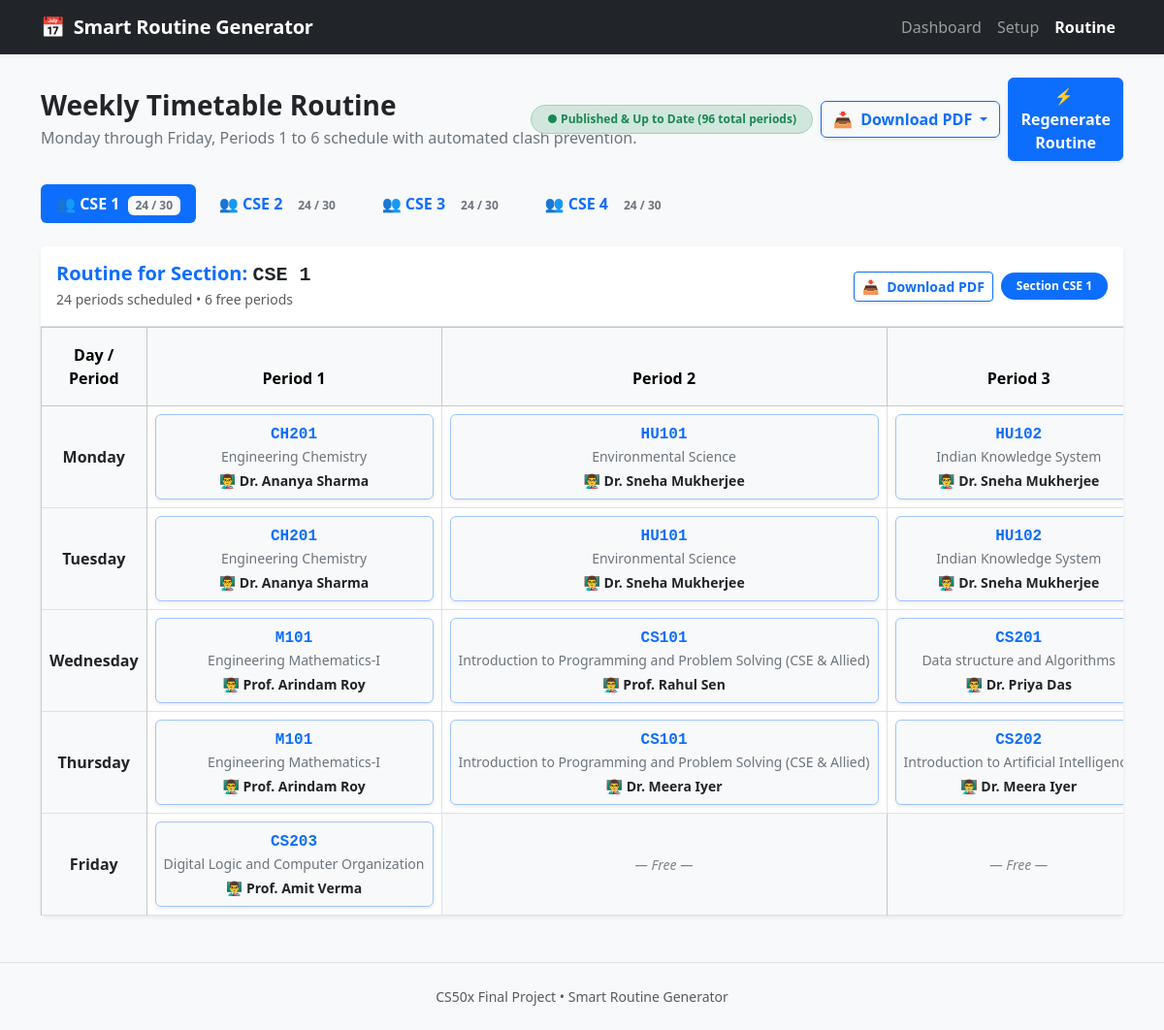
The page /routine on the database its author committed.
### tables this page shows
CREATE TABLE sections (
    id INTEGER PRIMARY KEY AUTOINCREMENT,
    name TEXT NOT NULL UNIQUE
);

CREATE TABLE subjects (
    id INTEGER PRIMARY KEY AUTOINCREMENT,
    code TEXT NOT NULL UNIQUE,
    name TEXT NOT NULL
);

CREATE TABLE teachers (
    id INTEGER PRIMARY KEY AUTOINCREMENT,
    name TEXT NOT NULL,
    email TEXT UNIQUE
);

### app.py (the view)
@app.route("/routine", methods=["GET"])
def routine():
    db = get_db()
    sections = db.execute("SELECT id, name FROM sections ORDER BY name ASC;").fetchall()
    entries = db.execute(
        """
        SELECT te.id, te.section_id, te.teacher_id, te.subject_id, te.day_of_week, te.period,
               sec.name AS section_name, t.name AS teacher_name,
               sub.code AS subject_code, sub.name AS subject_name
        FROM timetable_entries te
        JOIN sections sec ON te.section_id = sec.id
        JOIN teachers t ON te.teacher_id = t.id
        JOIN subjects sub ON te.subject_id = sub.id
        ORDER BY sec.name ASC, te.day_of_week ASC, te.period ASC;
        """
    ).fetchall()
    sync_status = get_timetable_sync_status(db)
    last_generation_error = session.get("last_generation_error")
    section_timetables: dict[int, Any] = {}
    for sec in sections:
        sec_id = sec["id"]
        sec_info = sync_status["section_status"].get(sec_id, {"required": 0, "scheduled": 0, "is_outdated": False})
        section_timetables[sec_id] = {
            "section": sec,
            "grid": {day: {period: None for period in PERIODS} for day in DAYS},
            "total_classes": 0,
            "required_classes": sec_info["required"],
            "is_outdated": sec_info["is_outdated"],
        }
    for row in entries:
        sec_id = row["section_id"]
        day = row["day_of_week"]
        period = row["period"]
        if sec_id in section_timetables and day in section_timetables[sec_id]["grid"]:
            section_timetables[sec_id]["grid"][day][period] = {
                "subject_code": row["subject_code"],
                "subject_name": row["subject_name"],
                "teacher_name": row["teacher_name"],
            }
            section_timetables[sec_id]["total_classes"] += 1
    return render_template(
        "routine.html",
        sections=sections,
        entries=entries,
        section_timetables=section_timetables,
        days=DAYS,
        periods=PERIODS,
        sync_status=sync_status,
        last_generation_error=last_generation_error,
    )

### app.py (called while the page is built)
def get_db():
    if "db" not in g:
        db_path = app.config.get("DATABASE_PATH", DATABASE_PATH)
        g.db = get_db_connection(db_path)
    return g.db

### database.py (called while the page is built)
def get_db_connection(db_path: Path = DATABASE_PATH) -> sqlite3.Connection:
    conn = sqlite3.connect(db_path)
    conn.execute("PRAGMA foreign_keys = ON;")
    conn.row_factory = sqlite3.Row
    return conn

### templates/routine.html (shortened to what this page needs)
{% extends "layout.html" %}
{% block content %}
<div class="row mb-4 align-items-center">
    <div class="col-md-7">
        <h1 class="h3 fw-bold mb-1">Weekly Timetable Routine</h1>
        <p class="text-secondary mb-0">Monday through Friday, Periods 1 to 6 schedule with automated clash prevention.</p>
    </div>
    <div class="col-md-5 text-md-end mt-3 mt-md-0 d-flex gap-2 justify-content-md-end align-items-center">
        {% if not sync_status.is_generated %}
            <span class="badge bg-secondary-subtle text-secondary border px-3 py-2 rounded-pill">
                ● No Routine Generated
            </span>
        {% elif sync_status.is_outdated or last_generation_error %}
            <span class="badge bg-warning-subtle text-warning-emphasis border border-warning px-3 py-2 rounded-pill fw-semibold">
                ⚠️ Outdated Timetable ({{ entries|length }} periods saved)
            </span>
        {% else %}
            <span class="badge bg-success-subtle text-success border border-success-subtle px-3 py-2 rounded-pill">
                ● Published &amp; Up to Date ({{ entries|length }} total periods)
            </span>
        {% endif %}
        {% if entries and sections %}
            {% if sync_status.is_outdated or last_generation_error %}
                <button type="button" class="btn btn-outline-secondary fw-semibold shadow-sm" disabled title="Timetable is outdated. Please regenerate before downloading PDF.">
                    <span class="me-1">📥</span> Download PDF
                </button>
            {% elif sections|length == 1 %}
                <a href="{{ url_for('export_section_pdf', section_id=sections[0].id) }}" class="btn btn-outline-primary fw-semibold shadow-sm" id="btn-download-pdf-top" title="Download PDF Routine">
                    <span class="me-1">📥</span> Download PDF
                </a>
            {% else %}
                <div class="dropdown d-inline">
                    <button class="btn btn-outline-primary fw-semibold shadow-sm dropdown-toggle" type="button" id="downloadPdfDropdown" data-bs-toggle="dropdown" aria-expanded="false">
                        <span class="me-1">📥</span> Download PDF
                    </button>
                </div>
            {% endif %}
        {% endif %}
        <form action="{{ url_for('generate_routine') }}" method="POST" class="d-inline">
            <button type="submit" class="btn {% if sync_status.is_outdated or last_generation_error %}btn-warning text-dark{% else %}btn-primary{% endif %} fw-semibold shadow-sm">
                <span class="me-1">&#9889;</span> {% if entries %}Regenerate Routine{% else %}Generate Routine{% endif %}
            </button>
        </form>
    </div>
</div>
{% if entries and sections %}
    <ul class="nav nav-pills mb-4 gap-2" id="routineTabs" role="tablist">
        {% for sec in sections %}
            {% set sinfo = section_timetables[sec.id] %}
            <li class="nav-item" role="presentation">
                <button
                    class="nav-link fw-semibold {% if loop.first %}active{% endif %}"
                    id="routine-tab-{{ sec.id }}"
                    data-bs-toggle="pill"
                    data-bs-target="#routine-pane-{{ sec.id }}"
                    type="button"
                    role="tab"
                    aria-controls="routine-pane-{{ sec.id }}"
                    aria-selected="{% if loop.first %}true{% else %}false{% endif %}"
                >
                    👥 {{ sec.name }}
                    {% if sinfo.is_outdated %}
                        <span class="badge bg-warning text-dark ms-1" title="Outdated: {{ sinfo.total_classes }} scheduled vs {{ sinfo.required_classes }} required">
                            {{ sinfo.total_classes }} / {{ sinfo.required_classes }} req
                        </span>
                    {% else %}
                        <span class="badge bg-light text-secondary ms-1">
                            {{ sinfo.total_classes }} / 30
                        </span>
                    {% endif %}
                </button>
            </li>
        {% endfor %}
    </ul>
    <div class="tab-content" id="routineTabContent">
        {% for sec in sections %}
            {% set sinfo = section_timetables[sec.id] %}
            <div
                class="tab-pane fade {% if loop.first %}show active{% endif %}"
                id="routine-pane-{{ sec.id }}"
                role="tabpanel"
                aria-labelledby="routine-tab-{{ sec.id }}"
                tabindex="0"
            >
                <div class="card shadow-sm border-0 mb-4">
                    <div class="card-header bg-white py-3 border-bottom d-flex justify-content-between align-items-center">
                        <div>
                            <h5 class="card-title mb-0 fw-semibold text-primary">
                                Routine for Section: <span class="font-monospace text-dark">{{ sec.name }}</span>
                            </h5>
                            <span class="small text-muted">
                                {{ sinfo.total_classes }} periods scheduled &bull; {{ 30 - sinfo.total_classes }} free periods
                            </span>
                        </div>
                        <div class="d-flex align-items-center gap-2">
                            {% if sinfo.is_outdated or sync_status.is_outdated or last_generation_error %}
                                <span class="badge bg-warning text-dark rounded-pill px-3 py-2">
                                    ⚠️ Outdated ({{ sinfo.total_classes }}/{{ sinfo.required_classes }} req)
                                </span>
                                <button type="button" class="btn btn-sm btn-outline-secondary" disabled title="Timetable is outdated. Please regenerate before downloading PDF.">
                                    <span class="me-1">📥</span> Download PDF
                                </button>
                            {% else %}
                                <a href="{{ url_for('export_section_pdf', section_id=sec.id) }}" class="btn btn-sm btn-outline-primary fw-semibold shadow-sm" id="download-pdf-sec-{{ sec.id }}">
                                    <span class="me-1">📥</span> Download PDF
                                </a>
                            {% endif %}
                            <span class="badge bg-primary rounded-pill px-3 py-2">
                                Section {{ sec.name }}
                            </span>
                        </div>
                    </div>
                    <div class="card-body p-0">
                        <div class="table-responsive">
                            <table class="table table-bordered text-center align-middle mb-0">
                                <thead class="table-light">
                                    <tr>
                                        <th scope="col" style="width: 14%;" class="py-3">Day / Period</th>
                                        {% for period in periods %}
                                            <th scope="col" style="width: 14.33%;" class="py-3">
                                                Period {{ period }}
                                            </th>
                                        {% endfor %}
                                    </tr>
                                </thead>
                                <tbody>
                                    {% for day in days %}
                                        <tr>
                                            <th scope="row" class="table-light fw-bold text-dark py-3">
                                                {{ day }}
                                            </th>
                                            {% for period in periods %}
                                                {% set slot = sinfo['grid'][day][period] %}
                                                {% if slot %}
                                                    <td class="p-2 bg-white">
                                                        <div class="p-2 rounded bg-light border border-primary-subtle shadow-sm h-100 d-flex flex-column justify-content-center">
                                                            <div class="fw-bold text-primary font-monospace">{{ slot.subject_code }}</div>
                                                            <div class="small text-truncate text-secondary mb-1" title="{{ slot.subject_name }}">
                                                                {{ slot.subject_name }}
                                                            </div>
                                                            <div class="small fw-semibold text-dark">
                                                                👨‍🏫 {{ slot.teacher_name }}
                                                            </div>
                                                        </div>
                                                    </td>
                                                {% else %}
                                                    <td class="table-light p-2">
                                                        <span class="small fst-italic text-muted opacity-75">&mdash; Free &mdash;</span>
                                                    </td>
                                                {% endif %}
                                            {% endfor %}
                                        </tr>
                                    {% endfor %}
                                </tbody>
                            </table>
                        </div>
                    </div>
                </div>
            </div>
        {% endfor %}
    </div>
{% endif %}
{% endblock %}

### templates/layout.html (shortened to what this page needs)
<!DOCTYPE html>
<html lang="en">
<head>
    <link href="https://cdn.jsdelivr.net/npm/bootstrap@5.3.3/dist/css/bootstrap.min.css" rel="stylesheet">
    <link rel="stylesheet" href="{{ url_for('static', filename='css/style.css') }}">
</head>
<body>
    <nav class="navbar navbar-expand-lg navbar-dark bg-dark shadow-sm">
        <div class="container">
            <a class="navbar-brand fw-bold" href="{{ url_for('index') }}">
                <span class="text-primary me-1">&#128197;</span> Smart Routine Generator
            </a>
            <div class="collapse navbar-collapse" id="navbarNav">
                <ul class="navbar-nav ms-auto">
                    <li class="nav-item">
                        <a class="nav-link {% if request.endpoint == 'index' %}active fw-semibold{% endif %}" href="{{ url_for('index') }}">Dashboard</a>
                    </li>
                    <li class="nav-item">
                        <a class="nav-link {% if request.endpoint == 'setup' %}active fw-semibold{% endif %}" href="{{ url_for('setup') }}">Setup</a>
                    </li>
                    <li class="nav-item">
                        <a class="nav-link {% if request.endpoint == 'routine' %}active fw-semibold{% endif %}" href="{{ url_for('routine') }}">Routine</a>
                    </li>
                </ul>
            </div>
        </div>
    </nav>
    <main class="container my-4">
        {% block content %}{% endblock %}
    </main>
    <footer class="text-center py-4 text-muted small border-top mt-auto">
        CS50x Final Project &bull; Smart Routine Generator
    </footer>
</body>
</html>

### static/css/style.css (style rules this page uses)
:root { --primary-color: #0d6efd; --border-color: #dee2e6; }
body { background-color: #f8f9fa; font-family: system-ui, -apple-system, "Segoe UI", Roboto, "Helvetica Neue", Arial, sans-serif; min-height: 100vh; display: flex; flex-direction: column; }
main { flex: 1; }
.navbar-brand { letter-spacing: -0.2px; }

### rows shown on the page
sections: name "CSE 1", total_classes "24", total_classes "6", periods "1" "2" "3", days "Monday" "Tuesday" "Wednesday" "Thursday" "Friday"
sections: name "CSE 2", total_classes "24"
sections: name "CSE 3", total_classes "24"
sections: name "CSE 4", total_classes "24"
subjects: subject_code "CH201" "CH201", subject_name "Engineering Chemistry" "Engineering Chemistry"
teachers: teacher_name "Dr. Ananya Sharma" "Dr. Ananya Sharma"
subjects: subject_code "HU101" "HU101", subject_name "Environmental Science" "Environmental Science"
teachers: teacher_name "Dr. Sneha Mukherjee" "Dr. Sneha Mukherjee" "Dr. Sneha Mukherjee" "Dr. Sneha Mukherjee"
subjects: subject_code "HU102" "HU102", subject_name "Indian Knowledge System" "Indian Knowledge System"
subjects: subject_code "M101" "M101", subject_name "Engineering Mathematics-I" "Engineering Mathematics-I"
teachers: teacher_name "Prof. Arindam Roy" "Prof. Arindam Roy"
subjects: subject_code "CS101" "CS101", subject_name "Introduction to Programming and Problem Solving (CSE & Allied)" "Introduction to Programming and Problem Solving (CSE & Allied)"
teachers: teacher_name "Prof. Rahul Sen"
subjects: subject_code "CS201", subject_name "Data structure and Algorithms"
teachers: teacher_name "Dr. Priya Das"
teachers: teacher_name "Dr. Meera Iyer" "Dr. Meera Iyer"
subjects: subject_code "CS202", subject_name "Introduction to Artificial…"
subjects: subject_code "CS203", subject_name "Digital Logic and Computer Organization"
teachers: teacher_name "Prof. Amit Verma"

### other values the page prints
{{ entries|length }} "96"
